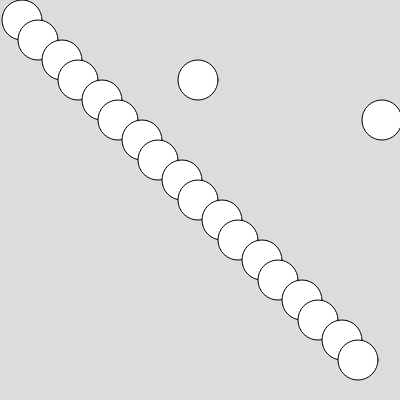
Frame 1 (no input)
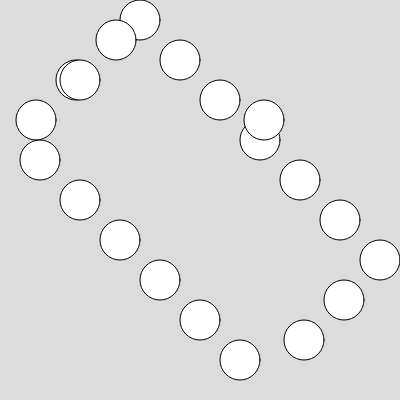
Frame 60 (no input)
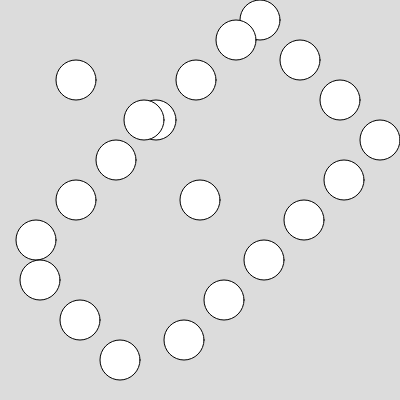
Frame 120 (the mouse pressed at the canvas centre since frame 60)

The p5.js sketch that drew these frames (run headless with seeded random() and noise() and a simulated clock; from frame 60 on, the mouse is pressed at the canvas centre):

// p5.js sketch
// ── sketch.js
let xNew = 0;
let yNew = 0;
let xspeedNew = 2;
let hasNew = false; 

let x1=20,  y1=20,   xspeed1=2;
let x2=40,  y2=40,   xspeed2=-2;
let x3=60,  y3=60,   xspeed3=2;
let x4=80,  y4=80,   xspeed4=-2;
let x5=100, y5=100,  xspeed5=2;
let x6=120, y6=120,  xspeed6=-2;
let x7=140, y7=140,  xspeed7=2;
let x8=160, y8=160,  xspeed8=-2;
let x9=180, y9=180,  xspeed9=2;
let x10=200,y10=200, xspeed10=-2;

let x11=220, y11=220, xspeed11=2;
let x12=240, y12=240, xspeed12=-2;
let x13=260, y13=260, xspeed13=2;
let x14=280, y14=280, xspeed14=-2;
let x15=300, y15=300, xspeed15=2;
let x16=320, y16=320, xspeed16=-2;
let x17=340, y17=340, xspeed17=2;
let x18=360, y18=360, xspeed18=-2;
let x19=380, y19=120, xspeed19=2;
let x20=200, y20=80,  xspeed20=-2;

function setup() {
  createCanvas(400, 400);
}

function draw() {
  background(220);

  // ball 1
  x1 = x1 + xspeed1;
  if (x1 > width - 20 || x1 < 20) { xspeed1 = -xspeed1; }
  ellipse(x1, y1, 40, 40);

  // ball 2
  x2 = x2 + xspeed2;
  if (x2 > width - 20 || x2 < 20) { xspeed2 = -xspeed2; }
  ellipse(x2, y2, 40, 40);

  // ball 3
  x3 = x3 + xspeed3;
  if (x3 > width - 20 || x3 < 20) { xspeed3 = -xspeed3; }
  ellipse(x3, y3, 40, 40);

  // ball 4
  x4 = x4 + xspeed4;
  if (x4 > width - 20 || x4 < 20) { xspeed4 = -xspeed4; }
  ellipse(x4, y4, 40, 40);

  // ball 5
  x5 = x5 + xspeed5;
  if (x5 > width - 20 || x5 < 20) { xspeed5 = -xspeed5; }
  ellipse(x5, y5, 40, 40);

  // ball 6
  x6 = x6 + xspeed6;
  if (x6 > width - 20 || x6 < 20) { xspeed6 = -xspeed6; }
  ellipse(x6, y6, 40, 40);

  // ball 7
  x7 = x7 + xspeed7;
  if (x7 > width - 20 || x7 < 20) { xspeed7 = -xspeed7; }
  ellipse(x7, y7, 40, 40);

  // ball 8
  x8 = x8 + xspeed8;
  if (x8 > width - 20 || x8 < 20) { xspeed8 = -xspeed8; }
  ellipse(x8, y8, 40, 40);

  // ball 9
  x9 = x9 + xspeed9;
  if (x9 > width - 20 || x9 < 20) { xspeed9 = -xspeed9; }
  ellipse(x9, y9, 40, 40);

  // ball 10
  x10 = x10 + xspeed10;
  if (x10 > width - 20 || x10 < 20) { xspeed10 = -xspeed10; }
  ellipse(x10, y10, 40, 40);

  // ball 11
  x11 = x11 + xspeed11;
  if (x11 > width - 20 || x11 < 20) { xspeed11 = -xspeed11; }
  ellipse(x11, y11, 40, 40);

  // ball 12
  x12 = x12 + xspeed12;
  if (x12 > width - 20 || x12 < 20) { xspeed12 = -xspeed12; }
  ellipse(x12, y12, 40, 40);

  // ball 13
  x13 = x13 + xspeed13;
  if (x13 > width - 20 || x13 < 20) { xspeed13 = -xspeed13; }
  ellipse(x13, y13, 40, 40);

  // ball 14
  x14 = x14 + xspeed14;
  if (x14 > width - 20 || x14 < 20) { xspeed14 = -xspeed14; }
  ellipse(x14, y14, 40, 40);

  // ball 15
  x15 = x15 + xspeed15;
  if (x15 > width - 20 || x15 < 20) { xspeed15 = -xspeed15; }
  ellipse(x15, y15, 40, 40);

  // ball 16
  x16 = x16 + xspeed16;
  if (x16 > width - 20 || x16 < 20) { xspeed16 = -xspeed16; }
  ellipse(x16, y16, 40, 40);

  // ball 17
  x17 = x17 + xspeed17;
  if (x17 > width - 20 || x17 < 20) { xspeed17 = -xspeed17; }
  ellipse(x17, y17, 40, 40);

  // ball 18
  x18 = x18 + xspeed18;
  if (x18 > width - 20 || x18 < 20) { xspeed18 = -xspeed18; }
  ellipse(x18, y18, 40, 40);

  // ball 19
  x19 = x19 + xspeed19;
  if (x19 > width - 20 || x19 < 20) { xspeed19 = -xspeed19; }
  ellipse(x19, y19, 40, 40);

  // ball 20
  x20 = x20 + xspeed20;
  if (x20 > width - 20 || x20 < 20) { xspeed20 = -xspeed20; }
  ellipse(x20, y20, 40, 40);
  
 // extra ball that eases toward the mouse
if (hasNew) {
  // move a tiny step toward the mouse each frame (2% of the gap)
  xNew = xNew + (mouseX - xNew) * 0.02;
  yNew = yNew + (mouseY - yNew) * 0.02;

  ellipse(xNew, yNew, 40, 40);
}
}

function mousePressed() {
  xNew = mouseX;
  yNew = mouseY;
  xspeedNew = 2;   // starts to the right
  hasNew = true;   // turn it on
}
